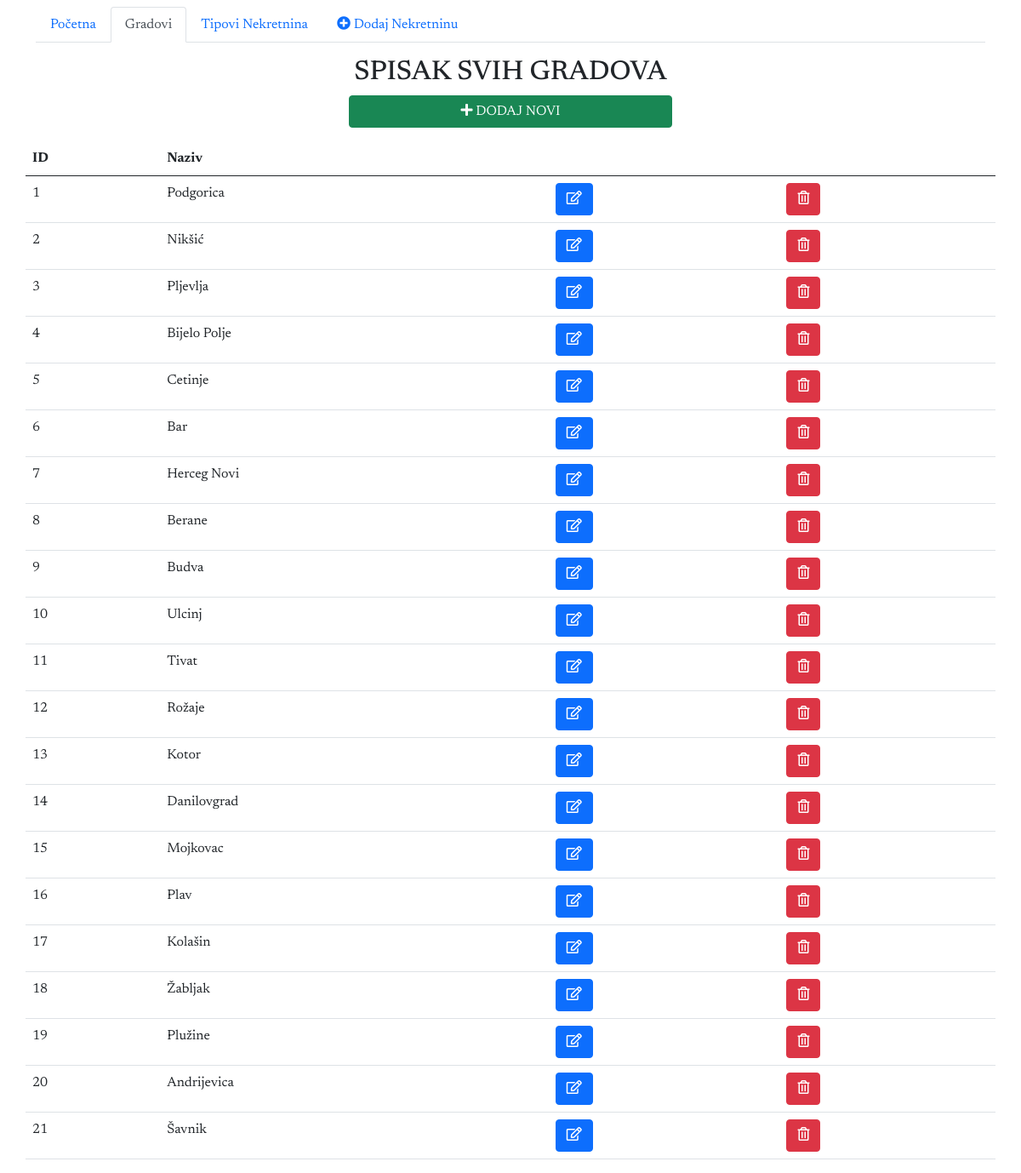
/grad/grad_crud.php, run on the app's committed database.
### tables this page shows
CREATE TABLE `grad` (
  `id` int(11) NOT NULL,
  `naziv` varchar(255) NOT NULL
);

### functions.php (called while the page is built, shortened)
<?php
$dbconn = mysqli_connect("localhost", "root", "", "nekretnina_db");
function vratiti($table_name)
{
    global $dbconn;
    $arr = [];
    $q = "SELECT * FROM $table_name";
    $res = mysqli_query($dbconn, $q);
    while ($row = mysqli_fetch_assoc($res)) {
        $arr[] = $row;
    }
    return $arr;
}

### grad/grad_crud.php (the view, shortened to what this page needs)
<?php
include "../functions.php";
$gradovi = vratiti("grad");
?>
<!DOCTYPE html>
<html lang="en">
<head>
    <link href="https://cdn.jsdelivr.net/npm/bootstrap@5.0.0-beta2/dist/css/bootstrap.min.css" rel="stylesheet">
    <link rel="stylesheet" href="https://pro.fontawesome.com/releases/v5.10.0/css/all.css" />
    <link rel="stylesheet" href="../style.css" type="text/css" />
</head>
<body>
    <div class="container">
        <h2 class="text-center mt-3"> SPISAK SVIH GRADOVA </h2>
        <div class="row mb-3 mt-1">
            <div class="col-4"></div>
            <button type="button" class="btn btn-success col-4" data-bs-toggle="modal" data-bs-target="#staticBackdrop1">
                <i class="fas fa-plus"></i> DODAJ NOVI
            </button>
        </div>
        <div class="row">
            <table class="table table-hover">
                <thead>
                    <tr>
                        <th>ID</th>
                        <th>Naziv</th>
                        <th></th>
                        <th></th>
                    </tr>
                </thead>
                <tbody>
                    <?php
                    for ($i = 0; $i < count($gradovi); $i++) {
                        $grad = $gradovi[$i];
                        $id = $grad['id'];
                        echo "<tr>";
                        echo "  <td> $id </td>";
                        echo "  <td>" . $grad['naziv'] . "</td>";
                        echo "  <td>
                                    <a class='btn btn-primary' href='./izmijeni_grad.php?id=$id'>
                                        <i class='far fa-edit'></i>
                                    </a>
                                </td>";
                        echo "  <td>
                                    <a class='btn btn-danger' href='./izbrisi_grad.php?id=$id'>
                                        <i class='far fa-trash-alt'></i>
                                    </a>
                                </td>";
                        echo "</tr>";
                    }
                    ?>
                </tbody>
            </table>
        </div>
</body>
</html>

### style.css (style rules this page uses)
body { font-family: "Newsreader", serif; }

### data on the page
grad: id "1", naziv "Podgorica"
grad: id "2", naziv "Nikšić"
grad: id "3", naziv "Pljevlja"
grad: id "4", naziv "Bijelo Polje"
grad: id "5", naziv "Cetinje"
grad: id "6", naziv "Bar"
grad: id "7", naziv "Herceg Novi"
grad: id "8", naziv "Berane"
grad: id "9", naziv "Budva"
grad: id "10", naziv "Ulcinj"
grad: id "11", naziv "Tivat"
grad: id "12", naziv "Rožaje"
grad: id "13", naziv "Kotor"
grad: id "14", naziv "Danilovgrad"
grad: id "15", naziv "Mojkovac"
grad: id "16", naziv "Plav"
grad: id "17", naziv "Kolašin"
grad: id "18", naziv "Žabljak"
grad: id "19", naziv "Plužine"
grad: id "20", naziv "Andrijevica"
grad: id "21", naziv "Šavnik"
